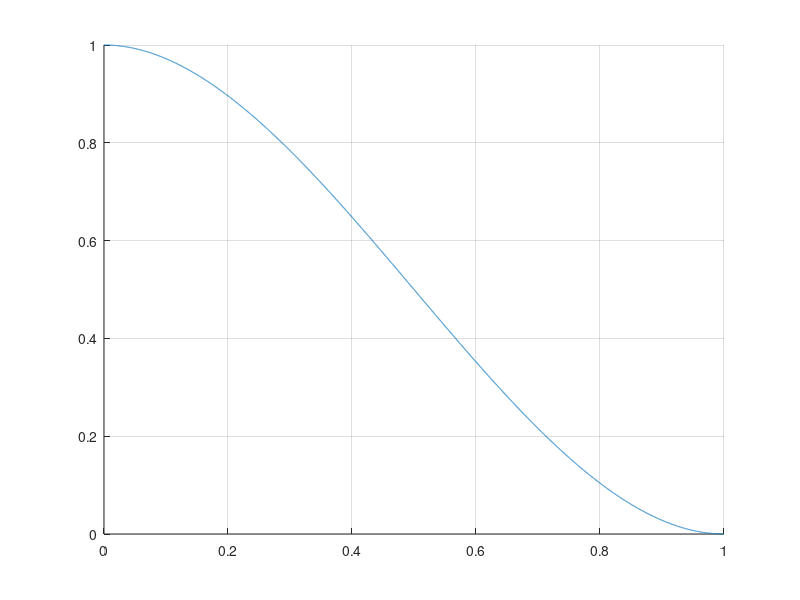

Write the MATLAB code that produced this figure.
function plot_hermite_basis()
    figure;
    hold on;
    grid on;
                
    % Range
    x = 0:0.0001:1;
                
    H0 = 2*x.^3 - 3*x.^2 +1 ;
    plot(x,H0);

    % plot the rest of Hermite basis
    
    hold off;
end 
